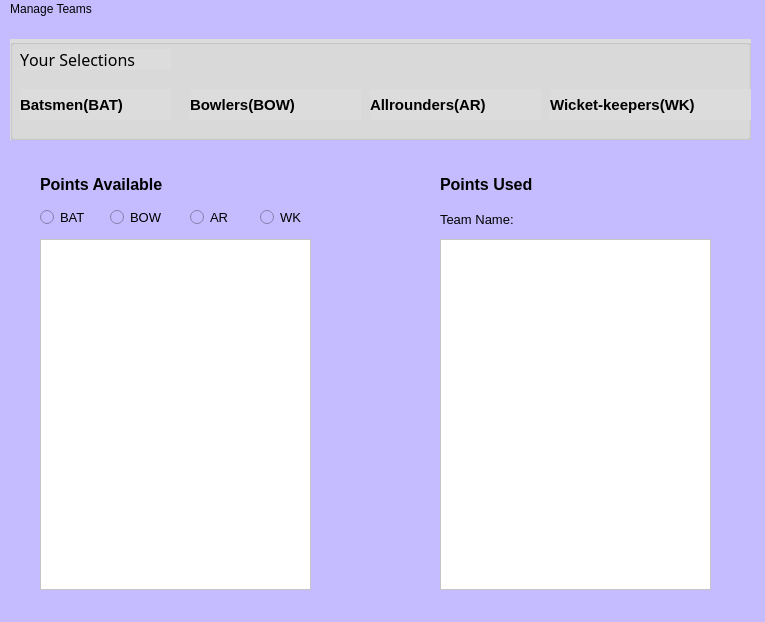
<?xml version="1.0" encoding="UTF-8"?>
<ui version="4.0">
 <class>mainWindow</class>
 <widget class="QMainWindow" name="mainWindow">
  <property name="enabled">
   <bool>true</bool>
  </property>
  <property name="geometry">
   <rect>
    <x>0</x>
    <y>0</y>
    <width>765</width>
    <height>622</height>
   </rect>
  </property>
  <property name="windowTitle">
   <string extracomment="Fantasy Cricket">Fanasy Cricket</string>
  </property>
  <property name="styleSheet">
   <string notr="true">background-color: rgba(196, 188, 255, 250);</string>
  </property>
  <widget class="QWidget" name="centralwidget">
   <widget class="QGroupBox" name="topbox">
    <property name="geometry">
     <rect>
      <x>10</x>
      <y>20</y>
      <width>741</width>
      <height>101</height>
     </rect>
    </property>
    <property name="font">
     <font>
      <pointsize>12</pointsize>
      <weight>50</weight>
      <bold>false</bold>
     </font>
    </property>
    <property name="mouseTracking">
     <bool>false</bool>
    </property>
    <property name="styleSheet">
     <string notr="true">background-color: rgb(220, 220, 220)</string>
    </property>
    <property name="title">
     <string/>
    </property>
    <widget class="QLabel" name="batsmen">
     <property name="geometry">
      <rect>
       <x>10</x>
       <y>50</y>
       <width>151</width>
       <height>31</height>
      </rect>
     </property>
     <property name="font">
      <font>
       <pointsize>11</pointsize>
       <weight>75</weight>
       <bold>true</bold>
      </font>
     </property>
     <property name="text">
      <string>Batsmen(BAT)</string>
     </property>
    </widget>
    <widget class="QLabel" name="bowlers">
     <property name="geometry">
      <rect>
       <x>180</x>
       <y>50</y>
       <width>171</width>
       <height>31</height>
      </rect>
     </property>
     <property name="font">
      <font>
       <pointsize>11</pointsize>
       <weight>75</weight>
       <bold>true</bold>
      </font>
     </property>
     <property name="text">
      <string>Bowlers(BOW)</string>
     </property>
    </widget>
    <widget class="QLabel" name="allrnd">
     <property name="geometry">
      <rect>
       <x>360</x>
       <y>50</y>
       <width>171</width>
       <height>31</height>
      </rect>
     </property>
     <property name="font">
      <font>
       <pointsize>11</pointsize>
       <weight>75</weight>
       <bold>true</bold>
      </font>
     </property>
     <property name="text">
      <string>Allrounders(AR)</string>
     </property>
    </widget>
    <widget class="QLabel" name="wktkp">
     <property name="geometry">
      <rect>
       <x>540</x>
       <y>50</y>
       <width>201</width>
       <height>31</height>
      </rect>
     </property>
     <property name="font">
      <font>
       <pointsize>11</pointsize>
       <weight>75</weight>
       <bold>true</bold>
      </font>
     </property>
     <property name="text">
      <string>Wicket-keepers(WK)</string>
     </property>
    </widget>
    <widget class="QLabel" name="your_selections">
     <property name="geometry">
      <rect>
       <x>10</x>
       <y>10</y>
       <width>151</width>
       <height>21</height>
      </rect>
     </property>
     <property name="font">
      <font>
       <family>Tekton Pro Ext</family>
       <pointsize>12</pointsize>
       <weight>9</weight>
       <italic>false</italic>
       <bold>false</bold>
       <kerning>false</kerning>
      </font>
     </property>
     <property name="styleSheet">
      <string notr="true">font: 75 12pt &quot;Tekton Pro Ext&quot;;
color: rgb(0, 0, 0);</string>
     </property>
     <property name="text">
      <string>Your Selections</string>
     </property>
    </widget>
   </widget>
   <widget class="QLabel" name="availpoints">
    <property name="geometry">
     <rect>
      <x>40</x>
      <y>150</y>
      <width>271</width>
      <height>31</height>
     </rect>
    </property>
    <property name="font">
     <font>
      <pointsize>12</pointsize>
      <weight>75</weight>
      <bold>true</bold>
     </font>
    </property>
    <property name="text">
     <string>Points Available</string>
    </property>
   </widget>
   <widget class="QRadioButton" name="bowButton">
    <property name="geometry">
     <rect>
      <x>110</x>
      <y>190</y>
      <width>51</width>
      <height>17</height>
     </rect>
    </property>
    <property name="font">
     <font>
      <pointsize>10</pointsize>
     </font>
    </property>
    <property name="text">
     <string>BOW</string>
    </property>
   </widget>
   <widget class="QRadioButton" name="wkButton">
    <property name="geometry">
     <rect>
      <x>260</x>
      <y>190</y>
      <width>41</width>
      <height>17</height>
     </rect>
    </property>
    <property name="font">
     <font>
      <pointsize>10</pointsize>
     </font>
    </property>
    <property name="text">
     <string>WK</string>
    </property>
   </widget>
   <widget class="QLabel" name="usedpoints">
    <property name="enabled">
     <bool>true</bool>
    </property>
    <property name="geometry">
     <rect>
      <x>440</x>
      <y>150</y>
      <width>271</width>
      <height>31</height>
     </rect>
    </property>
    <property name="font">
     <font>
      <pointsize>12</pointsize>
      <weight>75</weight>
      <bold>true</bold>
     </font>
    </property>
    <property name="text">
     <string>Points Used</string>
    </property>
   </widget>
   <widget class="QRadioButton" name="batButton">
    <property name="geometry">
     <rect>
      <x>40</x>
      <y>190</y>
      <width>51</width>
      <height>17</height>
     </rect>
    </property>
    <property name="font">
     <font>
      <pointsize>10</pointsize>
     </font>
    </property>
    <property name="text">
     <string>BAT</string>
    </property>
   </widget>
   <widget class="QRadioButton" name="arButton">
    <property name="geometry">
     <rect>
      <x>190</x>
      <y>190</y>
      <width>51</width>
      <height>17</height>
     </rect>
    </property>
    <property name="font">
     <font>
      <pointsize>10</pointsize>
     </font>
    </property>
    <property name="text">
     <string>AR</string>
    </property>
   </widget>
   <widget class="QLabel" name="teamname">
    <property name="geometry">
     <rect>
      <x>440</x>
      <y>190</y>
      <width>271</width>
      <height>21</height>
     </rect>
    </property>
    <property name="font">
     <font>
      <pointsize>10</pointsize>
     </font>
    </property>
    <property name="text">
     <string>Team Name: </string>
    </property>
   </widget>
   <widget class="QListWidget" name="listWidget">
    <property name="geometry">
     <rect>
      <x>40</x>
      <y>220</y>
      <width>271</width>
      <height>351</height>
     </rect>
    </property>
    <property name="autoFillBackground">
     <bool>false</bool>
    </property>
    <property name="styleSheet">
     <string notr="true">background-color: rgb(255, 255, 255);</string>
    </property>
   </widget>
   <widget class="QListWidget" name="listWidget_2">
    <property name="geometry">
     <rect>
      <x>440</x>
      <y>220</y>
      <width>271</width>
      <height>351</height>
     </rect>
    </property>
    <property name="autoFillBackground">
     <bool>false</bool>
    </property>
    <property name="styleSheet">
     <string notr="true">background-color: rgb(255, 255, 255);</string>
    </property>
   </widget>
   <zorder>usedpoints</zorder>
   <zorder>topbox</zorder>
   <zorder>availpoints</zorder>
   <zorder>bowButton</zorder>
   <zorder>wkButton</zorder>
   <zorder>batButton</zorder>
   <zorder>arButton</zorder>
   <zorder>teamname</zorder>
   <zorder>listWidget</zorder>
   <zorder>listWidget_2</zorder>
  </widget>
  <widget class="QMenuBar" name="menubar">
   <property name="geometry">
    <rect>
     <x>0</x>
     <y>0</y>
     <width>765</width>
     <height>21</height>
    </rect>
   </property>
   <widget class="QMenu" name="menuManage_Teams">
    <property name="title">
     <string>Manage Teams</string>
    </property>
    <addaction name="actionNew_Team"/>
    <addaction name="actionOpen_Team"/>
    <addaction name="actionSave_Team"/>
    <addaction name="actionEvaluate_Team"/>
   </widget>
   <addaction name="menuManage_Teams"/>
  </widget>
  <widget class="QStatusBar" name="statusbar">
   <property name="enabled">
    <bool>true</bool>
   </property>
  </widget>
  <action name="actionNew_Team">
   <property name="enabled">
    <bool>true</bool>
   </property>
   <property name="text">
    <string>New Team</string>
   </property>
  </action>
  <action name="actionOpen_Team">
   <property name="text">
    <string>Open Team</string>
   </property>
  </action>
  <action name="actionSave_Team">
   <property name="text">
    <string>Save Team</string>
   </property>
  </action>
  <action name="actionEvaluate_Team">
   <property name="text">
    <string>Evaluate Team</string>
   </property>
  </action>
 </widget>
 <resources/>
 <connections/>
</ui>
